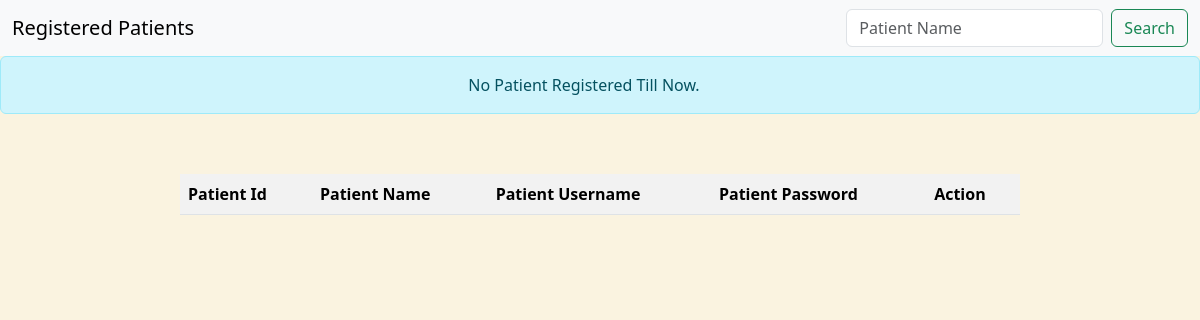
The app's page /patientregistered, older data.
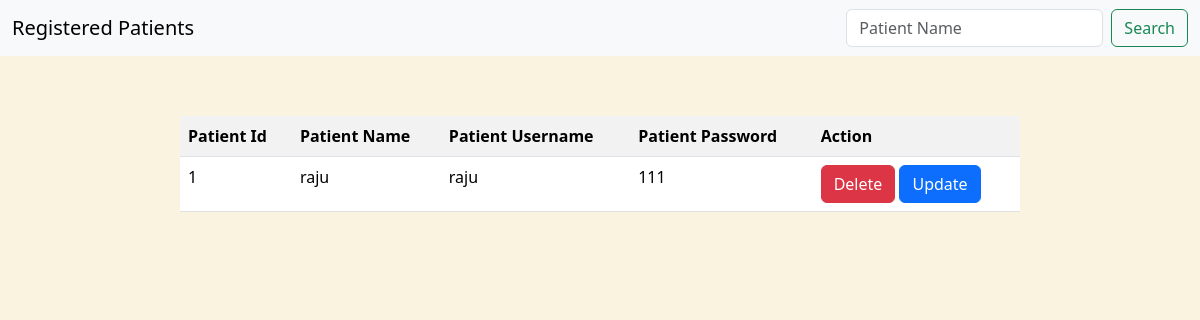
The same page, newer data.
### models/model.py (models this page shows)
class Patient(db.Model):
    patient_id=db.Column(db.Integer(),primary_key=True)
    patient_name=db.Column(db.String())
    patient_username=db.Column(db.String(),unique=True)
    patient_password=db.Column(db.String(),nullable=False)
    appointment=db.relationship('Appointment',backref='patient')
    treatment=db.relationship('Treatment',backref='patient')
    availablepatient=db.relationship("PAvailability",backref="patient")

### app.py (the view)
@app.route("/patientregistered",methods=["GET","POST"])
def patientregistered():
    patient_data=Patient.query.all()
    if patient_data :
        return render_template("patientregistered.html",patient_data=patient_data)
    else:
        nodata=[1]
        return render_template("patientregistered.html",nodata=nodata)

### templates/patientregistered.html (shortened to what this page needs)
<!DOCTYPE html>
<html lang="en">
<head>
<link href="https://cdn.jsdelivr.net/npm/bootstrap@5.3.8/dist/css/bootstrap.min.css" rel="stylesheet">
</head>
<body style="background-color: #FAF3E0;">
  <nav class="navbar bg-body-tertiary">
    <div class="container-fluid">
    <a class="navbar-brand">Registered Patients</a>
    <form action="/patientsearch" class="d-flex" role="search" method="POST">
       <input class="form-control me-2" type="search" name="searched" placeholder="Patient Name" aria-label="Search" name="searched">
        <button class="btn btn-outline-success" type="submit">Search</button>
    </form>
    </div>
    </nav>
    <div>
<table class="table table-striped" style="width: 70vw; margin-left: 15vw; margin-top: 5vw;">
  {% for i in nodata %}
  <div class="alert alert-info alert-dismissible fade show text-center" role="alert">
    No Patient Registered Till Now.
</div>
  {% endfor %}
  <tr>
    <th>Patient Id</th>
    <th>Patient Name</th>
    <th>Patient Username</th>
    <th>Patient Password</th>
    <th>Action</th>
  </tr>
{% for i in patient_data %}
<tr>
    <td>{{loop.index}}</td>
    <td>{{i.patient_name}}</td>
    <td>{{i.patient_username}}</td>
    <td>{{i.patient_password}}</td>
    <td><a href="/deletepatient/{{i.patient_id}}"><button type="button" class="btn btn-danger">Delete</button></a>&nbsp;<a href="/updatepatient/{{i.patient_id}}"><button type="button" class="btn btn-primary">Update</button></a></td>
</tr>
{% endfor %}
</table>
</div>
</body>
</html>

Row changes from the older to the newer data that the page shows:
added Patient: patient_name "raju", patient_username "raju", patient_password "111"
Text that changed along with them:
list line gone: "No Patient Registered Till Now."
